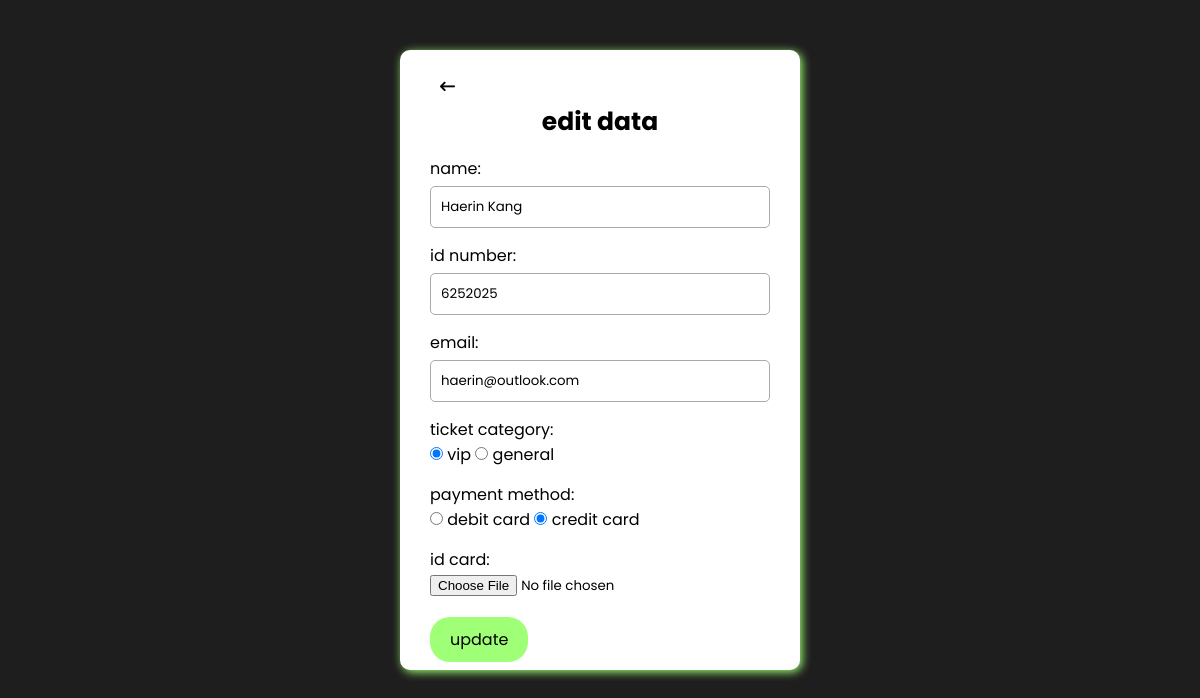
The page /admin-dashboard/update.php?id=6252025 (signed in) on the database its author committed.
### tables this page shows
CREATE TABLE `customer` (
  `id` varchar(255) NOT NULL,
  `name` varchar(255) NOT NULL,
  `email` varchar(255) NOT NULL,
  `category` varchar(20) NOT NULL,
  `payment` varchar(20) NOT NULL,
  `image` varchar(255) NOT NULL
);

### admin-dashboard/update.php (the view, shortened to what this page needs)
<?php
require 'functions.php';
$id = $_GET['id'];
$customer = mysqli_query($conn, "SELECT * FROM `customer` WHERE id = '$id'");
$row = mysqli_fetch_assoc($customer);
?>
<!DOCTYPE html>
<html lang="en">
<head>
    <link rel="stylesheet" href="../assets/style/crud.css">
    <link rel="stylesheet" href="https://cdnjs.cloudflare.com/ajax/libs/font-awesome/6.1.0/css/all.min.css">
</head>
<body>
    <div class="form-container">
        <form action="" method="POST" enctype="multipart/form-data">
            <a href="read.php"><button type="button" class="bttn"><i class="fa-solid fa-arrow-left-long"></i></button></a>
            <h2>edit data</h2>
            <div class="form-element">
                name:
                <input type="text" id="name" name="name" placeholder="enter your name" value="<?= $row['name']; ?>" required>
            </div>
            <div class="form-element">
                id number:
                <input type="text" id="id" name="id" placeholder="enter your id" value="<?= $row['id']; ?>" required>
            </div>
            <div class="form-element">
                email:
                <input type="email" id="email" name="email" placeholder="enter your email" value="<?= $row['email']; ?>" required>
            </div>
            <div class="form-element">
                ticket category: <br>
                <input type="radio" id="vip" name="category" value="vip" <?php if ($row['category'] == 'vip') echo 'checked'; ?>> vip
                <input type="radio" id="general" name="category" value="general" <?php if ($row['category'] == 'general') echo 'checked'; ?>> general
            </div>
            <div class="form-element">
                payment method: <br>
                <input type="radio" id="debit" name="payment" value="debit" <?php if ($row['payment'] == 'debit') echo 'checked'; ?>> debit card
                <input type="radio" id="credit" name="payment" value="credit" <?php if ($row['payment'] == 'credit') echo 'checked'; ?>> credit card
            </div>
            <div class="form-element">
                id card: <br>
                <input type="file" id="image" name="image" required>
            </div>
            <button type="submit" class="btn" name="update" value="update">update</button>
        </form>
    </div>
</body>
</html>

### assets/style/crud.css (style rules this page uses)
* { margin: 0; padding: 0; box-sizing: border-box; font-family: 'Poppins', sans-serif; }
body { min-height: 100vh; background-color: #1e1e1e; }
.btn { border: none; padding: 10px 20px; text-align: center; text-decoration: none; display: inline-block; font-size: 16px; border-radius: 20px; transition: background-color 0.3s ease; margin-top: 5px; }
.form-container { position: relative; width: 400px; height: 620px; padding: 20px 30px; background: white; box-shadow: 2px 2px 10px #9fff76; border-radius: 10px; margin: 50px auto; }
.form-container h2 { text-align: center; font-size: 25px; }
.form-container .form-element { margin: 15px 0; }
input[type="text"], input[type="email"] { margin-top: 5px; display: block; width: 100%; padding: 10px; outline: none; border: 1px solid #aaa; border-radius: 5px; }
.form-container .btn { background-color: #9fff76; color: black; }
.bttn { border: none; color: black; background-color: white; padding: 5px 10px; text-align: center; text-decoration: none; display: inline-block; font-size: 15px; border-radius: 20px; transition: background-color 0.3s ease; }

### rows shown on the page
customer: name "Haerin Kang", id "6252025", email "haerin@outlook.com", category "☑", payment "☑"
